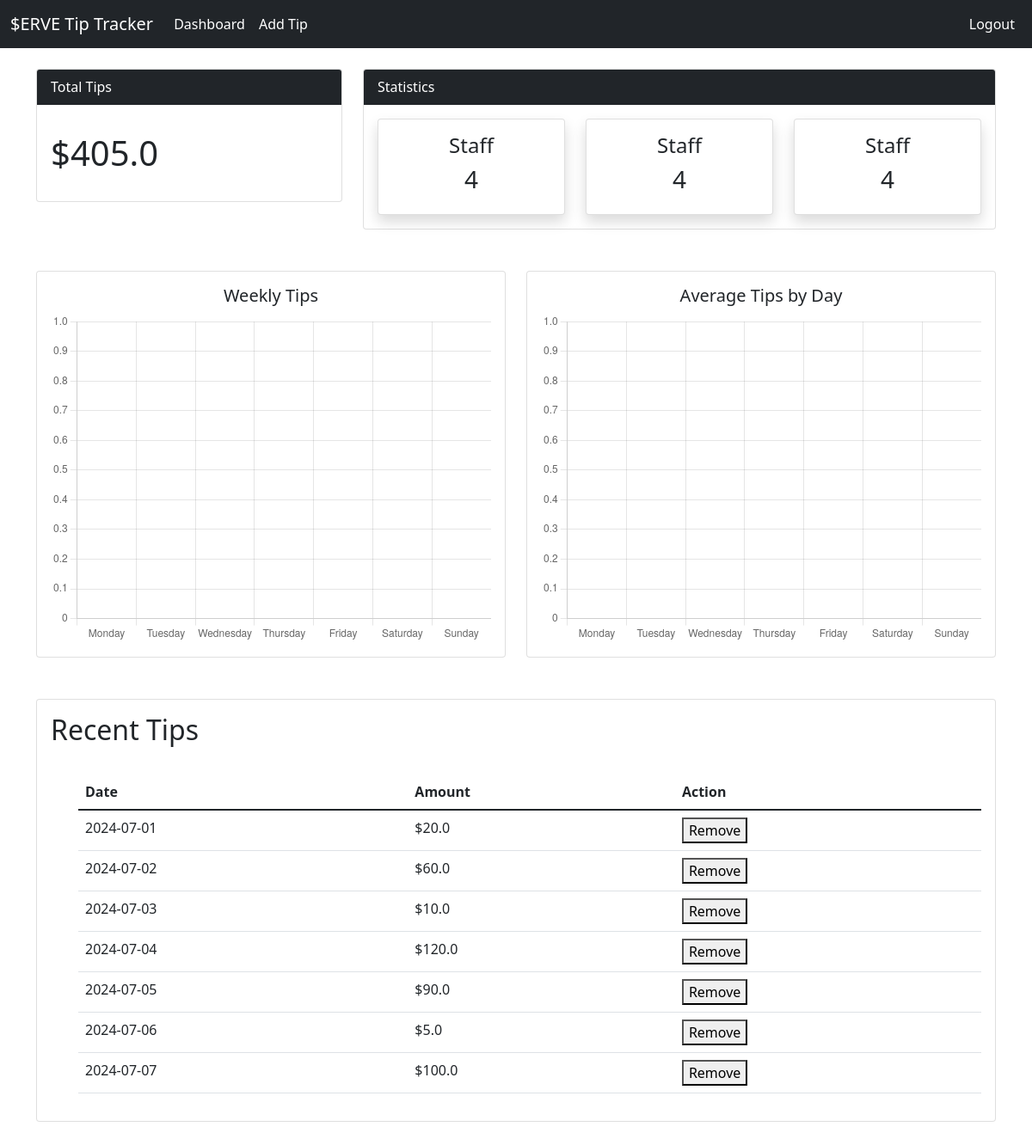
Page /dashboard (signed in) on the earlier database version.
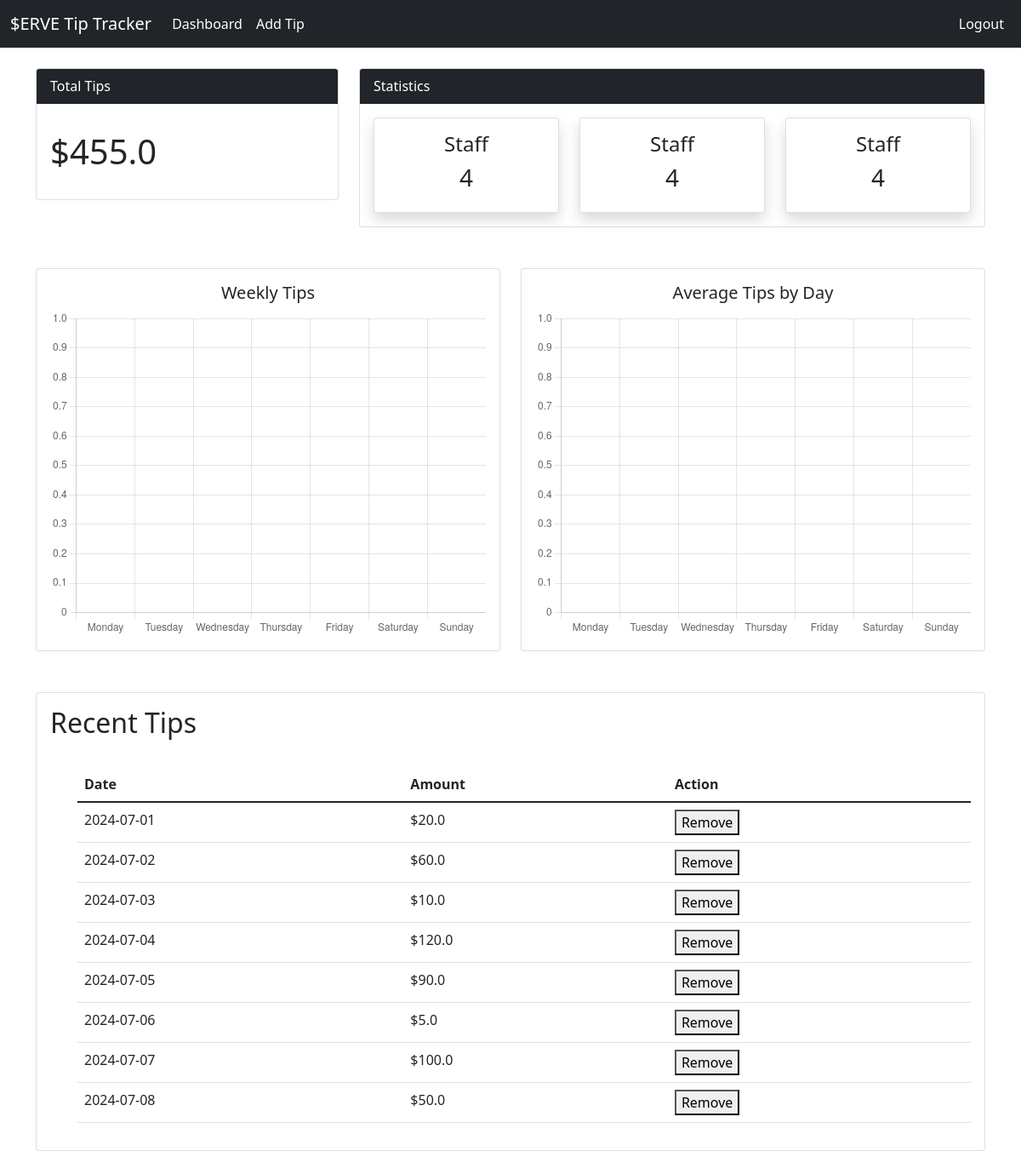
Same page on the later database version.
### app.py (models this page shows)
class Tip(db.Model):
    id = db.Column(db.Integer, primary_key=True)
    date = db.Column(db.Date, nullable = False)
    amount = db.Column(db.Float, nullable=False)
    user_id = db.Column(db.Integer, db.ForeignKey('user.id'), nullable=False)

### app.py (the view)
@app.route('/dashboard')
def dashboard():
    tips = Tip.query.filter_by(user_id=current_user.id).all()
    total_tips = sum(tip.amount for tip in tips)
    today = datetime.now().date()
    start_of_week = today - timedelta(days=today.weekday())
    tips_by_day = {i: 0 for i in range(7)}
    for tip in tips:
        if start_of_week <= tip.date <= start_of_week + timedelta(days=6):
            weekday = tip.date.weekday()
            tips_by_day[weekday] += tip.amount
    tips_by_day_lst = [tips_by_day[i] for i in range(7)]
    return render_template('dashboard.html', tips=tips, total_tips = total_tips, tips_by_day_json=json.dumps(tips_by_day_lst))

### app.py (called while the page is built)
@login_manager.user_loader
def load_user(user_id):
    return User.query.get(int(user_id))

### templates/dashboard.html (shortened to what the changed rows need)
{% extends "base.html" %}
{% block content %}
    <div class="container">
      <div class="row mt-4">
        <div class="col-md-4">
          <div class="card">
            <div class="card-body">
              <marquee behavior="" direction="">
                <h1 class="my-3">${{total_tips}}</h3>
              </marquee>
            </div>
          </div>
        </div>
      </div>
    </div>
    {% block javascript%}
    <script>
      let tipsWeek = JSON.parse({{ tips_by_day_json | tojson }})
      const ctx1 = document.getElementById('Weekly1');
      new Chart(ctx1, {
        type: 'bar',
        data: {
          labels: ['Monday', 'Tuesday', 'Wednesday', 'Thursday', 'Friday', 'Saturday', 'Sunday'],
          datasets: [{
            label: 'Weekly Tips',
            data: tipsWeek,
            borderWidth: .1,
            backgroundColor: 'rgba(75, 192, 192, .4)',
            borderColor: 'rgba(75, 192, 192, 1)',
          }]
        },
        options: {
          plugins: {
            legend: {
              display: false
            }
          },
          scales: {
            y: {
              beginAtZero: true
            }
          }
        }
      });
      const ctx2 = document.getElementById('Weekly2');
      new Chart(ctx2, {
        type: 'bar',
        data: {
          labels: ['Monday', 'Tuesday', 'Wednesday', 'Thursday', 'Friday', 'Saturday', 'Sunday'],
          datasets: [{
            label: 'Weekly Tips',
            data: tipsWeek,
            borderWidth: .1,
            backgroundColor: 'rgba(75, 192, 192, .4)',
            borderColor: 'rgba(75, 192, 192, 1)',
          }]
        },
        options: {
          plugins: {
            legend: {
              display: false
            }
          },
          scales: {
            y: {
              beginAtZero: true
            }
          }
        }
      });
    </script>
    {% endblock %}
    <div class="container">
      <div class="row my-5">
        <div class="col-md-12">
          <div class="card">
            <div class="card-body">
              <h2 class="card-title">Recent Tips</h2>
              <ul>
                <br>
                <table class="table">
                  <thead>
                    <tr>
                      <th scope="col">Date</th>
                      <th scope="col">Amount</th>
                      <th scope="col">Action</th>
                    </tr>
                  </thead>
                  <tbody>
                    {% for tip in tips %}
                    <tr>
                      <td>{{ tip.date }}</td>
                      <td>${{ tip.amount }}</td>
                      <td>
                      <form action="{{ url_for('remove_tip') }}" method="POST">
                        <button type="submit">Remove</button>
                      </form>
                      </td>
                    </tr>
                    {% endfor %}
                  </tbody>
                </table>
              </ul>
            </div>
          </div>
        </div>
      </div>
    </div>
{% endblock %}

Differences in the rows shown:
added Tip: date "2024-07-08", amount "50.0"
Other differences:
{{ total_tips }}: "405.0" → "455.0"
